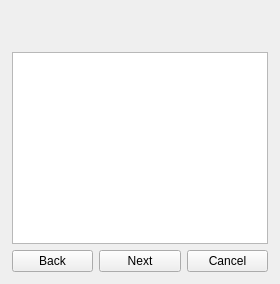
                <widget class="QWidget" name="wizard">
                 <layout class="QVBoxLayout" name="verticalLayout_5">
                  <property name="leftMargin">
                   <number>12</number>
                  </property>
                  <property name="topMargin">
                   <number>12</number>
                  </property>
                  <property name="rightMargin">
                   <number>12</number>
                  </property>
                  <property name="bottomMargin">
                   <number>12</number>
                  </property>
                  <item>
                   <widget class="QLabel" name="wzText">
                    <property name="sizePolicy">
                     <sizepolicy hsizetype="Preferred" vsizetype="Minimum">
                      <horstretch>0</horstretch>
                      <verstretch>0</verstretch>
                     </sizepolicy>
                    </property>
                    <property name="wordWrap">
                     <bool>true</bool>
                    </property>
                   </widget>
                  </item>
                  <item>
                   <layout class="QVBoxLayout" name="radioButtonsLayout"/>
                  </item>
                  <item>
                   <layout class="QGridLayout" name="checkBoxesLayout"/>
                  </item>
                  <item>
                   <widget class="QLabel" name="wzText2">
                    <property name="sizePolicy">
                     <sizepolicy hsizetype="Preferred" vsizetype="Minimum">
                      <horstretch>0</horstretch>
                      <verstretch>0</verstretch>
                     </sizepolicy>
                    </property>
                    <property name="wordWrap">
                     <bool>true</bool>
                    </property>
                   </widget>
                  </item>
                  <item>
                   <widget class="QGraphicsView" name="graphicsView"/>
                  </item>
                  <item>
                   <layout class="QHBoxLayout" name="horizontalLayout_3">
                    <item>
                     <widget class="QPushButton" name="wzBack">
                      <property name="text">
                       <string>Back</string>
                      </property>
                     </widget>
                    </item>
                    <item>
                     <widget class="QPushButton" name="wzNext">
                      <property name="text">
                       <string>Next</string>
                      </property>
                     </widget>
                    </item>
                    <item>
                     <widget class="QPushButton" name="wzCancel">
                      <property name="text">
                       <string>Cancel</string>
                      </property>
                     </widget>
                    </item>
                   </layout>
                  </item>
                 </layout>
                </widget>
